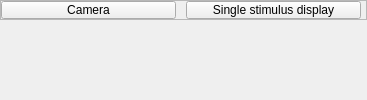
                         <widget class="QWidget" name="Scope_Display2_page">
                          <layout class="QVBoxLayout" name="verticalLayout_18">
                           <property name="spacing">
                            <number>0</number>
                           </property>
                           <property name="leftMargin">
                            <number>0</number>
                           </property>
                           <property name="topMargin">
                            <number>0</number>
                           </property>
                           <property name="rightMargin">
                            <number>0</number>
                           </property>
                           <property name="bottomMargin">
                            <number>0</number>
                           </property>
                           <item alignment="Qt::AlignRight">
                            <widget class="QFrame" name="Scope_Display2_pushButton_frame">
                             <property name="minimumSize">
                              <size>
                               <width>0</width>
                               <height>20</height>
                              </size>
                             </property>
                             <property name="maximumSize">
                              <size>
                               <width>16777215</width>
                               <height>20</height>
                              </size>
                             </property>
                             <property name="frameShape">
                              <enum>QFrame::StyledPanel</enum>
                             </property>
                             <property name="frameShadow">
                              <enum>QFrame::Raised</enum>
                             </property>
                             <layout class="QHBoxLayout" name="horizontalLayout_74">
                              <property name="spacing">
                               <number>10</number>
                              </property>
                              <property name="leftMargin">
                               <number>0</number>
                              </property>
                              <property name="topMargin">
                               <number>0</number>
                              </property>
                              <property name="rightMargin">
                               <number>5</number>
                              </property>
                              <property name="bottomMargin">
                               <number>0</number>
                              </property>
                              <item>
                               <widget class="QPushButton" name="Scope_Display2_pushButton1">
                                <property name="minimumSize">
                                 <size>
                                  <width>175</width>
                                  <height>0</height>
                                 </size>
                                </property>
                                <property name="maximumSize">
                                 <size>
                                  <width>175</width>
                                  <height>16777215</height>
                                 </size>
                                </property>
                                <property name="text">
                                 <string>Camera</string>
                                </property>
                               </widget>
                              </item>
                              <item>
                               <widget class="QPushButton" name="Scope_Display2_pushButton2">
                                <property name="minimumSize">
                                 <size>
                                  <width>175</width>
                                  <height>0</height>
                                 </size>
                                </property>
                                <property name="maximumSize">
                                 <size>
                                  <width>175</width>
                                  <height>16777215</height>
                                 </size>
                                </property>
                                <property name="text">
                                 <string>Single stimulus display</string>
                                </property>
                               </widget>
                              </item>
                             </layout>
                            </widget>
                           </item>
                           <item>
                            <widget class="PlotWidget" name="Scope_Display2" native="true">
                             <property name="minimumSize">
                              <size>
                               <width>0</width>
                               <height>0</height>
                              </size>
                             </property>
                             <layout class="QVBoxLayout" name="LEDZap_Display1_Layout_2">
                              <property name="spacing">
                               <number>0</number>
                              </property>
                              <property name="leftMargin">
                               <number>0</number>
                              </property>
                              <property name="topMargin">
                               <number>2</number>
                              </property>
                              <property name="rightMargin">
                               <number>0</number>
                              </property>
                              <property name="bottomMargin">
                               <number>0</number>
                              </property>
                             </layout>
                            </widget>
                           </item>
                          </layout>
                         </widget>
